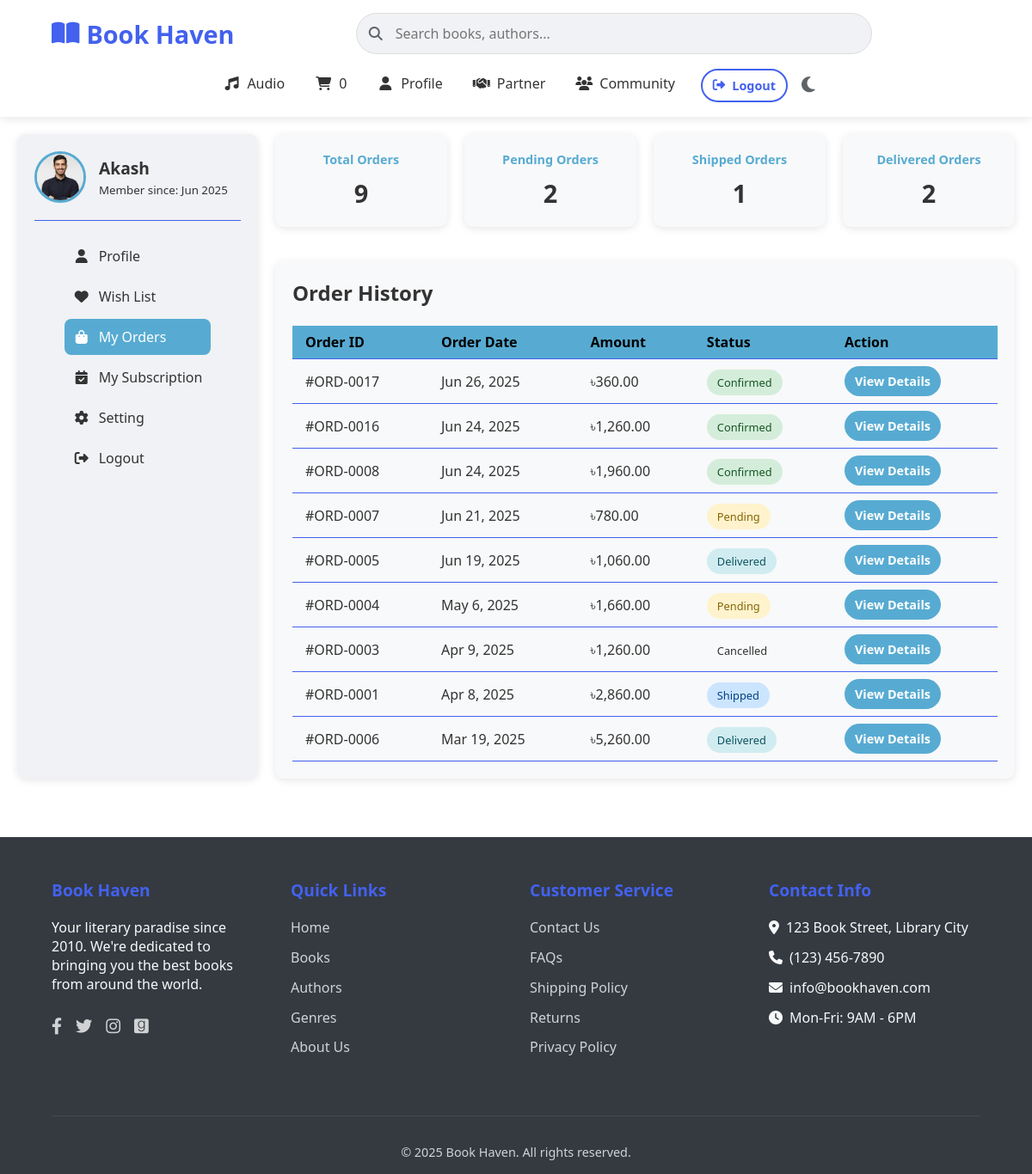
Page /php/user_orders.php (signed in) on the committed database.
### tables this page shows
CREATE TABLE `user_info` (
  `user_id` int(11) DEFAULT NULL,
  `birthday` date DEFAULT NULL,
  `phone` varchar(20) DEFAULT NULL,
  `address` text DEFAULT NULL,
  `userimageurl` text DEFAULT NULL
);

CREATE TABLE `users` (
  `user_id` int(11) NOT NULL,
  `username` varchar(50) NOT NULL,
  `email` varchar(100) NOT NULL,
  `pass` varchar(255) NOT NULL,
  `user_profile` varchar(255) DEFAULT NULL,
  `create_time` datetime DEFAULT current_timestamp(),
  `update_time` datetime DEFAULT current_timestamp() ON UPDATE current_timestamp(),
  `email_verified` tinyint(1) DEFAULT 0,
  `two_step_verification` tinyint(1) DEFAULT 0,
  `last_login` datetime DEFAULT NULL,
  `login_count` int(11) DEFAULT 0
);

CREATE TABLE `orders` (
  `order_id` int(11) NOT NULL,
  `user_id` int(11) NOT NULL,
  `order_date` datetime DEFAULT current_timestamp(),
  `status` enum('pending','confirmed','shipped','delivered','cancelled') DEFAULT 'pending',
  `total_amount` decimal(10,2) NOT NULL,
  `payment_method` enum('cod','online') NOT NULL,
  `shipping_address` text NOT NULL,
  `payment_status` enum('pending','confirm','failed') DEFAULT 'pending'
);

### php/user_orders.php (the view, shortened to what this page needs)
<?php
include_once("../db_connection.php");
$user_id = $_SESSION['user_id'] ?? 0;
$user_data = [];
if ($user_id) {
    $user_query = "SELECT u.username, u.email,u.user_profile,u.create_time, ui.*
                  FROM users u
                  LEFT JOIN user_info ui ON u.user_id = ui.user_id
                  WHERE u.user_id = ?";
    $user_stmt = $conn->prepare($user_query);
    $user_stmt->bind_param("i", $user_id);
    $user_stmt->execute();
    $user_result = $user_stmt->get_result();
    $user_data = $user_result->fetch_assoc();
}
$orders_query = "SELECT * FROM orders WHERE user_id = ? ORDER BY order_date DESC";
$stmt = $conn->prepare($orders_query);
$stmt->bind_param("i", $user_id);
$stmt->execute();
$orders_result = $stmt->get_result();
$stats = [
    'total' => 0,
    'pending' => 0,
    'confirmed' => 0,
    'shipped' => 0,
    'delivered' => 0,
    'cancelled' => 0
];
$all_orders = [];
while ($order = $orders_result->fetch_assoc()) {
    $all_orders[] = $order;
    $stats['total']++;
    $stats[strtolower($order['status'])]++;
}
?>
<!DOCTYPE html>
<html lang="en">
<head>
    <link rel="stylesheet" href="https://cdnjs.cloudflare.com/ajax/libs/font-awesome/6.4.0/css/all.min.css">
    <link rel="stylesheet" href="/BookHeaven2.0/css/user_order.css">
</head>
<body>
    <?php include_once("../header.php"); ?>
    <main>
        <aside>
            <section class="user-info">
                <img src="/BookHeaven2.0/<?php echo htmlspecialchars($user_data['user_profile'] ?? 'https://images.unsplash.com/photo-1544947950-fa07a98d237f?ixlib=rb-1.2.1&auto=format&fit=crop&w=800&q=80'); ?>"
                    alt="<?php echo htmlspecialchars($user_data['username']); ?>" class="user-avatar">
                <div>
                    <div class="user-name"><?php echo htmlspecialchars($user_data['username'] ?? 'Guest'); ?></div>
                    <small>Member since: <?php echo date('M Y', strtotime($user_data['create_time'] ?? 'now')); ?></small>
                </div>
            </section>
            <section>
                <nav>
                    <ul>
                        <li><a href="profile.php"><i class="fas fa-user"></i> Profile</a></li>
                        <li><a href="wishlist.php"><i class="fas fa-heart"></i> Wish List</a></li>
                        <li><a href="user_orders.php" class="active"><i class="fas fa-shopping-bag"></i> My Orders</a></li>
                        <li><a href="user_subscription.php"><i class="fas fa-calendar-check"></i> My Subscription</a></li>
                        <li><a href="user_setting.php"><i class="fas fa-cog"></i> Setting</a></li>
                        <li><a href="logout.php"><i class="fas fa-sign-out-alt"></i> Logout</a></li>
                    </ul>
                </nav>
            </section>
        </aside>
        <div class="orders_content">
            <div class="stats-grid">
                <div class="stat-card">
                    <h3>Total Orders</h3>
                    <p><?php echo $stats['total']; ?></p>
                </div>
                <div class="stat-card">
                    <h3>Pending Orders</h3>
                    <p><?php echo $stats['pending']; ?></p>
                </div>
                <div class="stat-card">
                    <h3>Shipped Orders</h3>
                    <p><?php echo $stats['shipped']; ?></p>
                </div>
                <div class="stat-card">
                    <h3>Delivered Orders</h3>
                    <p><?php echo $stats['delivered']; ?></p>
                </div>
            </div>
            <div class="orders-table">
                <h2>Order History</h2>
                <p><br></p>
                <?php if (count($all_orders) === 0): ?>
                    <div class="no-orders">
                        <i class="fas fa-shopping-bag"></i>
                        <p>You haven't placed any orders yet.</p>
                        <a href="/BookHeaven2.0/index.php" class="btn btn-shop">Start Shopping</a>
                    </div>
                <?php else: ?>
                    <table>
                        <thead>
                            <tr>
                                <th>Order ID</th>
                                <th>Order Date</th>
                                <th>Amount</th>
                                <th>Status</th>
                                <th>Action</th>
                            </tr>
                        </thead>
                        <tbody>
                            <?php foreach ($all_orders as $order): ?>
                                <tr>
                                    <td>#ORD-<?php echo str_pad($order['order_id'], 4, '0', STR_PAD_LEFT); ?></td>
                                    <td><?php echo date('M j, Y', strtotime($order['order_date'])); ?></td>
                                    <td>৳<?php echo number_format($order['total_amount'], 2); ?></td>
                                    <td>
                                        <span class="status status-<?php echo strtolower($order['status']); ?>">
                                            <?php echo ucfirst($order['status']); ?>
                                        </span>
                                    </td>
                                    <td>
                                        <button class="btn btn-view" onclick="openModal(<?php echo $order['order_id']; ?>)">
                                            View Details
                                        </button>
                                    </td>
                                </tr>
                            <?php endforeach; ?>
                        </tbody>
                    </table>
                <?php endif; ?>
            </div>
        </div>
    </main>
    <?php include_once("../footer.php"); ?>
</body>
</html>

### css/user_order.css (style rules this page uses)
:root { --primary-color: #57abd2; --secondary-color: #f8f5fc; --accent-color: rgb(223, 219, 227); --text-color: #333; --light-purple: #e6d9f2; --dark-text: #212529; --light-text: #f8f9fa; --card-bg: #f8f9fa; --aside-bg: #f0f2f5; --nav-hover: #e0e0e0; }
* { margin: 0; padding: 0; box-sizing: border-box; font-family: "Segoe UI", Tahoma, Geneva, Verdana, sans-serif; transition: background-color 0.3s, color 0.3s; }
body { background-color: var(--secondary-color); color: var(--text-color); min-height: 100vh; display: flex; flex-direction: column; }
main { display: flex; flex: 1; padding: 20px; gap: 20px; }
aside { width: 280px; background-color: var(--aside-bg); border-radius: 10px; padding: 20px; box-shadow: 0 2px 10px rgba(0, 0, 0, 0.1); }
.orders_content { flex: 1; display: flex; flex-direction: column; gap: 20px; }
.user-info { display: flex; align-items: center; gap: 15px; padding-bottom: 20px; border-bottom: 1px solid var(--accent-color); margin-bottom: 20px; }
.user-avatar { width: 60px; height: 60px; border-radius: 50%; object-fit: cover; border: 3px solid var(--primary-color); }
.user-name { font-size: 1.2rem; font-weight: 600; }
nav ul { list-style: none; }
nav ul li a { display: flex; align-items: center; gap: 10px; padding: 10px 10px; border-radius: 8px; text-decoration: none; color: var(--text-color); margin-bottom: 5px; font-weight: 500; }
nav ul li a.active { background-color: var(--primary-color); color: white; }
nav ul li a i { width: 20px; text-align: center; }
.stats-grid { display: grid; grid-template-columns: repeat(auto-fill, minmax(200px, 1fr)); gap: 20px; margin-bottom: 20px; }
.stat-card { background-color: var(--card-bg); border-radius: 10px; padding: 20px; box-shadow: 0 2px 10px rgba(0, 0, 0, 0.1); text-align: center; }
.stat-card h3 { font-size: 0.9rem; color: var(--primary-color); margin-bottom: 10px; }
.stat-card p { font-size: 1.8rem; font-weight: 700; }
.orders-table { background-color: var(--card-bg); border-radius: 10px; padding: 20px; box-shadow: 0 2px 10px rgba(0, 0, 0, 0.1); overflow-x: auto; }
table { width: 100%; border-collapse: collapse; }
th, td { padding: 8px 15px; text-align: left; border-bottom: 1px solid var(--accent-color); }
th { background-color: var(--primary-color); color: black; font-weight: 600; }
.status { padding: 6px 12px; border-radius: 20px; font-size: 0.8rem; font-weight: 500; }
.status-pending { background-color: #fff3cd; color: #856404; }
.status-confirmed { background-color: #d4edda; color: #155724; }
.status-shipped { background-color: #cce5ff; color: #004085; }
.status-delivered { background-color: #d1ecf1; color: #0c5460; }
.btn { padding: 6px 12px; border: none; border-radius: 5px; cursor: pointer; font-weight: 500; transition: all 0.2s; }
.btn-view { background-color: var(--primary-color); color: white; }

### header.php (style rules this page uses)
:root { --bg-color: #ffffff; --text-color: #333333; --accent-color: #4361ee; --search-bg: #f0f2f5; --border-color: #dddddd; --icon-color: #5f6368; --shadow: 0 2px 10px rgba(0, 0, 0, 0.1); }
* { margin: 0; padding: 0; box-sizing: border-box; transition: background 0.3s, color 0.3s; }
body { font-family: "Segoe UI", Tahoma, Geneva, Verdana, sans-serif; background-color: var(--bg-color); color: var(--text-color); }
nav { display: flex; align-items: center; justify-content: center; gap: 10px; margin: 0 auto; }
.btn { padding: 8px 12px; border-radius: 30px; border: none; cursor: pointer; font-weight: 600; display: flex; align-items: center; gap: 8px; font-size: 0.9rem; }

### rows in the picture
user_info: user_id.user_profile (picture), user_id.username "Akash", user_id.create_time "Jun 2025"
orders: order_id "0017", order_date "Jun 26, 2025", total_amount "360.00", status "Confirmed"
orders: order_id "0016", order_date "Jun 24, 2025", total_amount "1,260.00", status "Confirmed"
orders: order_id "0008", order_date "Jun 24, 2025", total_amount "1,960.00", status "Confirmed"
orders: order_id "0007", order_date "Jun 21, 2025", total_amount "780.00", status "Pending"
orders: order_id "0005", order_date "Jun 19, 2025", total_amount "1,060.00", status "Delivered"
orders: order_id "0004", order_date "May 6, 2025", total_amount "1,660.00", status "Pending"
orders: order_id "0003", order_date "Apr 9, 2025", total_amount "1,260.00", status "Cancelled"
orders: order_id "0001", order_date "Apr 8, 2025", total_amount "2,860.00", status "Shipped"
orders: order_id "0006", order_date "Mar 19, 2025", total_amount "5,260.00", status "Delivered"

### other values in the picture
$cart_count "0"
$stats['total'] "9"
$stats['pending'] "2"
$stats['shipped'] "1"
$stats['delivered'] "2"
